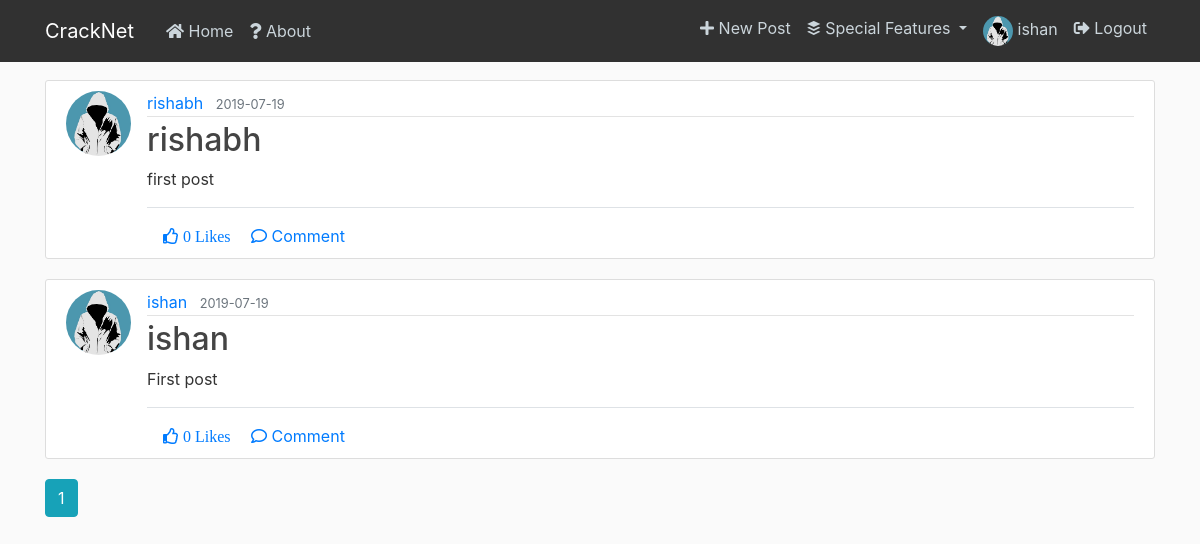
Screenshot of /home (signed in) with the database file from the repository.
### flaskblog/models.py (models this page shows, shortened)
class User(db.Model, UserMixin):
    id = db.Column(db.Integer, primary_key=True)
    username = db.Column(db.String(20), unique=True, nullable=False)
    email = db.Column(db.String(120), unique=True, nullable=False)
    image_file = db.Column(db.String(20), nullable=False, default='default.jpg')
    password = db.Column(db.String(60), nullable=False)
    connections=db.Column(db.Integer, nullable=False, default=0)
    connected_users=db.Column(db.String(100000), default="")
    posts = db.relationship('Post', backref='author', lazy=True)
    comments = db.relationship('Comment', backref='author', lazy=True)

class Post(db.Model):
    id = db.Column(db.Integer, primary_key=True)
    title = db.Column(db.String(100), nullable=False)
    date_posted = db.Column(db.DateTime, nullable=False, default=datetime.utcnow)
    content = db.Column(db.Text, nullable=False)
    likes = db.Column(db.Integer, nullable=False, default=0)
    liked_users = db.Column(db.String(100000),default="")
    user_id = db.Column(db.Integer, db.ForeignKey('user.id'), nullable=False)
    comments = db.relationship('Comment', backref='post', lazy=True)

### flaskblog/routes.py (the view)
@app.route("/home")
def home():
    page = request.args.get('page', 1, type=int)
    posts = Post.query.order_by(Post.date_posted.desc()).paginate(page=page, per_page=5)
    return render_template('home.html', posts=posts)

### flaskblog/models.py (called while the page is built)
@login_manager.user_loader
def load_user(user_id):
    return User.query.get(int(user_id))

### flaskblog/templates/home.html
{% extends "layout.html" %}
{% block content %}
    {% for post in posts.items %}
        <article class="media content-section">
          <img class="rounded-circle article-img" src="{{ url_for('static', filename='profile_pics/' + post.author.image_file) }}">
          <div class="media-body">
            <div class="article-metadata">
              {% if current_user.username != post.author.username %}
                <a class="mr-2" href="{{ url_for('profile', username=post.author.username) }}">{{ post.author.username }}</a>
              {% else %}
                <a class="mr-2" href="{{ url_for('account') }}">{{ post.author.username }}</a>
              {% endif %}
              <small class="text-muted">{{ post.date_posted.strftime('%Y-%m-%d') }}</small>
            </div>
            <h2><a class="article-title" href="{{ url_for('post', post_id=post.id) }}">{{ post.title }}</a></h2>
            <p class="article-content">{{ post.content }}</p>
            <div class="like-btn-box border-top pt-3">
              <a href="{{ url_for('likes', post_id=post.id) }}"><i class="far fa-thumbs-up ml-3"> {{ post.likes }} Likes</i></a>
              <a class="comment" href="{{ url_for('comments', post_id=post.id) }}"><i class="far fa-comment ml-3"></i> Comment</i></a>
            </div>
          </div>
        </article>
    {% endfor %}
    {% for page_num in posts.iter_pages(left_edge=1, right_edge=1, left_current=1, right_current=2) %}
      {% if page_num %}
        {% if posts.page == page_num %}
          <a class="btn btn-info mb-4" href="{{ url_for('home', page=page_num) }}">{{ page_num }}</a>
        {% else %}
          <a class="btn btn-outline-info mb-4" href="{{ url_for('home', page=page_num) }}">{{ page_num }}</a>
        {% endif %}
      {% else %}
        ...
      {% endif %}
    {% endfor %}
{% endblock content %}

### flaskblog/templates/layout.html (shortened to what this page needs)
<!DOCTYPE html>
<html>
<head>
    <link rel="stylesheet" href="https://maxcdn.bootstrapcdn.com/bootstrap/4.0.0/css/bootstrap.min.css">
    <link rel="stylesheet" href="https://use.fontawesome.com/releases/v5.8.2/css/all.css">
    <link rel="stylesheet" type="text/css" href="{{ url_for('static', filename='main.css') }}">
</head>
<body>
    <header class="site-header">
      <nav class="navbar navbar-expand-md navbar-dark bg-steel fixed-top">
        <div class="container">
          <a class="navbar-brand mr-4" href="/">CrackNet</a>
          <div class="collapse navbar-collapse" id="navbarToggle">
            <div class="navbar-nav mr-auto">
              <a class="nav-item nav-link" href="{{ url_for('home') }}"><i class="fas fa-home"></i> Home</a>
              <a class="nav-item nav-link" href="{{ url_for('about') }}"><i class="fas fa-question"></i> About</a>
            </div>
            <div class="navbar-nav">
              {% if current_user.is_authenticated %}
                <a class="nav-item nav-link" href="{{ url_for('new_post') }}"><i class="fas fa-plus"></i> New Post</a>
                <li class="nav-item dropdown">
                  <a class="nav-link dropdown-toggle" href="#" id="navbarDropdown" role="button" data-toggle="dropdown" aria-haspopup="true" aria-expanded="false">
                    <i class="fab fa-buffer"></i> Special Features
                  </a>
                </li>
                <a class="nav-item nav-link" href="{{ url_for('account') }}"><img class="acc-nav-img" src="{{ url_for('static', filename='profile_pics/' + current_user.image_file) }}">  {{current_user.username}}</a>
                <a class="nav-item nav-link" href="{{ url_for('logout') }}"><i class="fas fa-sign-out-alt"></i> Logout</a>
              {% else %}
                <a class="nav-item nav-link" href="{{ url_for('login') }}"><i class="fas fa-sign-in-alt"></i> Login</a>
                <a class="nav-item nav-link" href="{{ url_for('register') }}"><i class="fas fa-user-plus"></i> Register</a>
              {% endif %}
            </div>
          </div>
        </div>
      </nav>
    </header>
    <main role="main" class="container">
      <div class="row">
        <div class="col-md-12">
          {% block content %}{% endblock %}
        </div>
      </div>
    </main>
</body>
</html>

### flaskblog/static/main.css (style rules this page uses)
body { background: #fafafa; color: #333333; margin-top: 5rem; }
h1, h2, h3, h4, h5, h6 { color: #444444; }
.bg-steel { background-color: #313131; }
.site-header .navbar-nav .nav-link { color: #cbd5db; }
.content-section { background: #ffffff; padding: 10px 20px; border: 1px solid #dddddd; border-radius: 3px; margin-bottom: 20px; }
.article-title { color: #444444; }
.article-content { white-space: pre-line; }
.article-img { height: 65px; width: 65px; margin-right: 16px; }
.article-metadata { padding-bottom: 1px; margin-bottom: 4px; border-bottom: 1px solid #e3e3e3 }
.acc-nav-img { border-radius:50%; height:30px; width:30px; }

### rows the page displays
User: image_file (placeholder picture), username "ishan"
Post: image_file (placeholder picture), author.username "rishabh", date_posted "2019-07-19", title "rishabh", content "first post", likes "0"
Post: image_file (placeholder picture), author.username "ishan", date_posted "2019-07-19", title "ishan", content "First post", likes "0"

### other values shown
{{ page_num }} "1"
